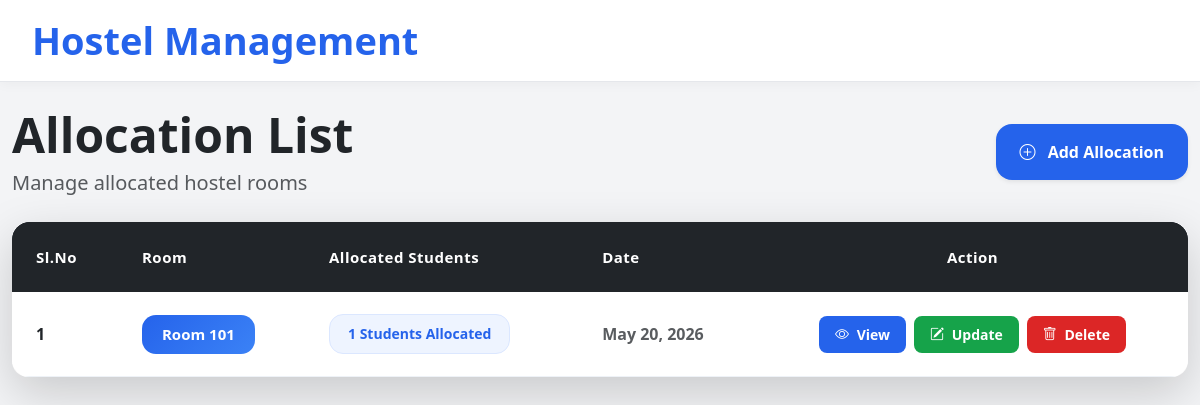
/allocation-list/, run on the app's committed database.
### hostel_app/models.py (models this page shows, shortened)
class Room(models.Model):
    ROOM_TYPES = [
        ('AC', 'AC'),
        ('Non-AC', 'Non-AC'),
    ]
    room_number = models.CharField(
        max_length=20,
        unique=True
    )
    room_type = models.CharField(
        max_length=20,
        choices=ROOM_TYPES
    )
    total_beds = models.IntegerField()
    available_beds = models.IntegerField()
    floor_number = models.IntegerField()

class RoomAllocation(models.Model):
    student = models.ForeignKey(
        Student,
        on_delete=models.CASCADE
    )
    room = models.ForeignKey(
        Room,
        on_delete=models.CASCADE
    )
    allocation_date = models.DateField(
        auto_now_add=True
    )

### hostel_app/views.py (the view)
def allocation_list(request):
    allocations = RoomAllocation.objects.select_related(
        'student',
        'room'
    ).all().order_by('room__room_number')
    grouped_allocations = defaultdict(list)
    for allocation in allocations:
        grouped_allocations[allocation.room].append(allocation)
    context = {
        'grouped_allocations': dict(grouped_allocations)
    }
    return render(
        request,
        'allocations/allocation_list.html',
        context
    )

### hostel_app/templates/allocations/allocation_list.html (shortened to what this page needs)
{% extends "master.html" %}
{% block content %}
<div class="container-fluid py-4">
    <div class="d-flex justify-content-between align-items-center mb-4 flex-wrap gap-3">
        <div>
            <h1 class="fw-bold display-5 mb-1 text-dark">
                Allocation List
            </h1>
            <p class="text-muted fs-5 mb-0">
                Manage allocated hostel rooms
            </p>
        </div>
        <a
            href="{% url 'allocate-room' %}"
            class="btn btn-primary px-4 py-3 rounded-4 fw-semibold shadow-sm"
        >
            <i class="bi bi-plus-circle me-2"></i>
            Add Allocation
        </a>
    </div>
    <div class="card border-0 shadow-lg rounded-4 overflow-hidden">
        <div class="table-responsive">
            <table class="table align-middle mb-0">
                <thead class="table-dark">
                    <tr>
                        <th class="py-4 px-4">
                            Sl.No
                        </th>
                        <th class="py-4">
                            Room
                        </th>
                        <th class="py-4">
                            Allocated Students
                        </th>
                        <th class="py-4">
                            Date
                        </th>
                        <th class="py-4 text-center">
                            Action
                        </th>
                    </tr>
                </thead>
                <tbody>
                    {% for room, allocations in grouped_allocations.items %}
                    <tr>
                        <td class="px-4 fw-semibold">
                            {{ forloop.counter }}
                        </td>
                        <td>
                            <span class="badge room-badge">
                                Room {{ room.room_number }}
                            </span>
                        </td>
                        <td>
                            <span class="badge student-badge">
                                {{ allocations|length }} Students Allocated
                            </span>
                        </td>
                        <td class="text-muted fw-semibold">
                            {{ allocations.0.allocation_date }}
                        </td>
                        <td>
                            <div class="d-flex gap-2 justify-content-center flex-wrap">
                                <a
                                    href="{% url 'allocation-details' allocations.0.id %}"
                                    class="btn btn-primary btn-sm px-3 py-2 rounded-3"
                                >
                                    <i class="bi bi-eye me-1"></i>
                                    View
                                </a>
                                <a
                                    href="{% url 'update-allocation' allocations.0.id %}"
                                    class="btn btn-success btn-sm px-3 py-2 rounded-3"
                                >
                                    <i class="bi bi-pencil-square me-1"></i>
                                    Update
                                </a>
                                <a
                                    href="{% url 'delete-allocation' allocations.0.id %}"
                                    class="btn btn-danger btn-sm px-3 py-2 rounded-3"
                                >
                                    <i class="bi bi-trash me-1"></i>
                                    Delete
                                </a>
                            </div>
                        </td>
                    </tr>
                    {% endfor %}
                </tbody>
            </table>
        </div>
    </div>
</div>
{% endblock content %}

### hostel_app/templates/master.html (style rules this page uses)
* { margin: 0; padding: 0; box-sizing: border-box; }
body { background: #f3f4f6; font-family: 'Segoe UI', sans-serif; overflow-x: hidden; }
.table { background: white; border-radius: 18px; overflow: hidden; box-shadow: 0 5px 20px rgba(0,0,0,0.05); }
.table thead { background: #111827; color: white; }
.table th { padding: 18px; font-size: 15px; border: none; }
.table td { padding: 18px; vertical-align: middle; }
.btn { border-radius: 12px; padding: 10px 20px; font-weight: 600; border: none; }
.btn-primary { background: #2563eb; }
.btn-success { background: #16a34a; }
.btn-danger { background: #dc2626; }
h1 { font-size: 52px; font-weight: 800; color: #111827; margin-bottom: 12px; }

### hostel_app/templates/allocations/allocation_list.html (style rules this page uses)
.table th { font-weight: 700; font-size: 15px; letter-spacing: 0.5px; border: none; }
.table td { vertical-align: middle; padding-top: 22px; padding-bottom: 22px; border-color: #eef2f7; }
.card { background: #ffffff; }
.room-badge { background: linear-gradient(135deg, #2563eb, #3b82f6); color: white; padding: 12px 20px; border-radius: 14px; font-size: 15px; font-weight: 600; }
.student-badge { background: #eef4ff; color: #2563eb; padding: 12px 18px; border-radius: 14px; font-size: 14px; font-weight: 600; border: 1px solid #dbe7ff; }
.btn { font-weight: 600; }

### data on the page
Room: room_number "101", allocations "1", allocation_date "May 20, 2026"
